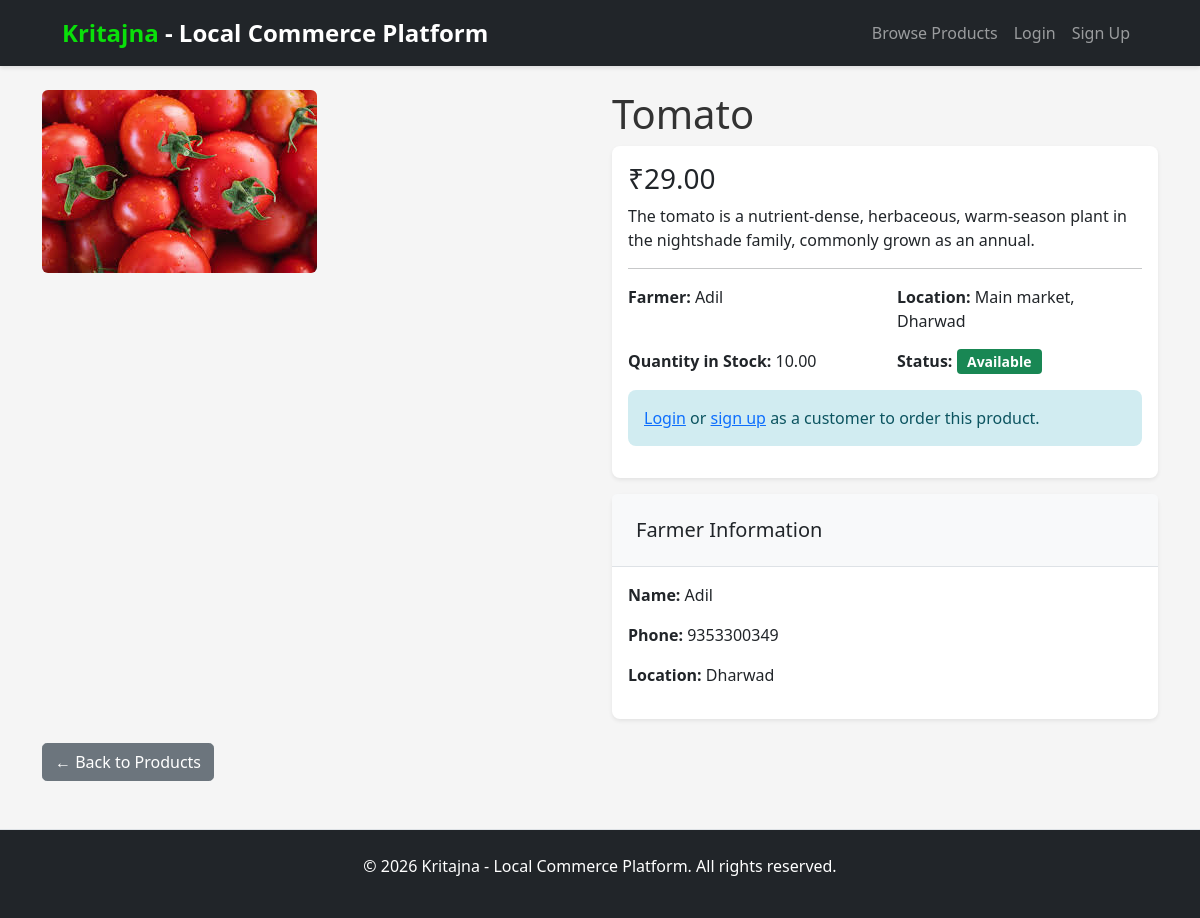
Page /products/12/ on the earlier database version.
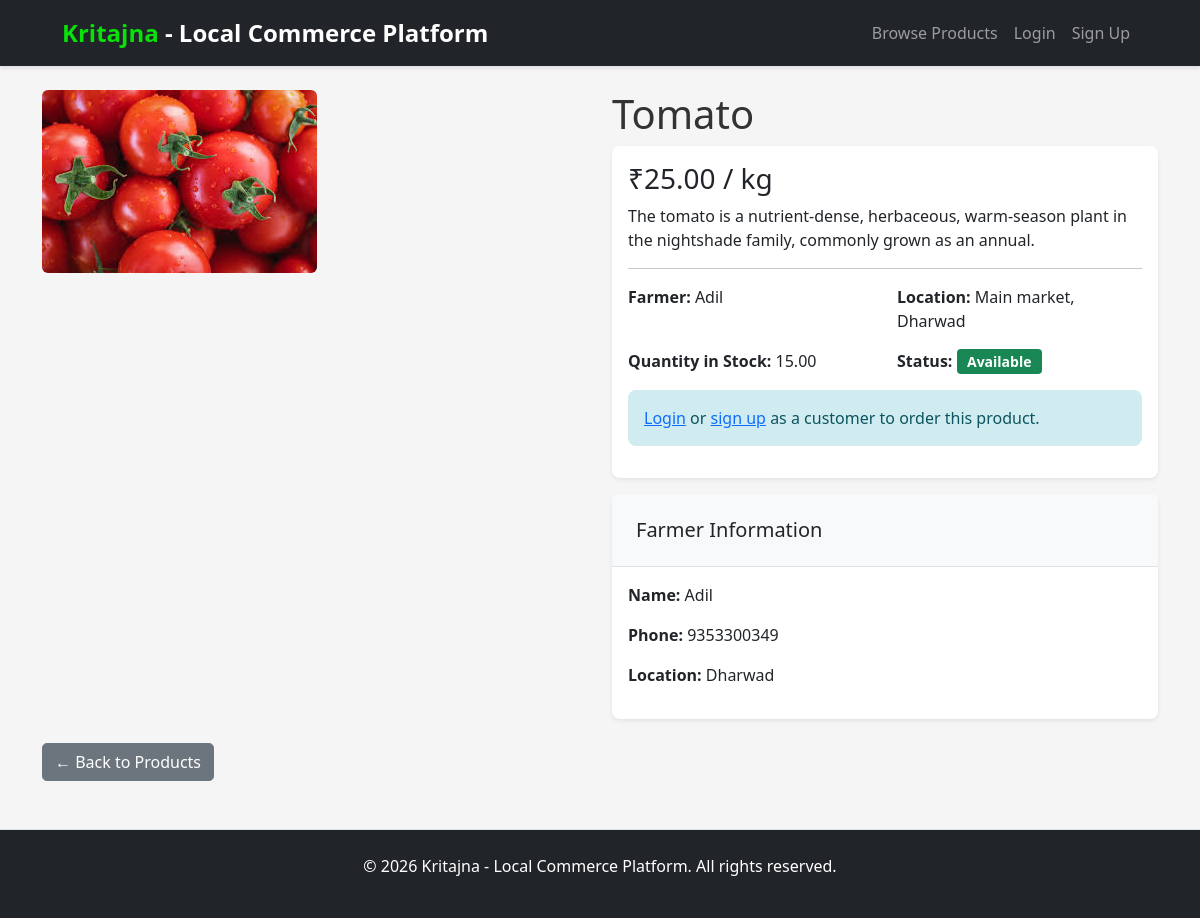
Same page on the later database version.
### products/models.py (models this page shows, shortened)
class Product(models.Model):
    farmer = models.ForeignKey(User, on_delete=models.CASCADE, limit_choices_to={'role': 'farmer'}, related_name='products')
    name = models.CharField(max_length=200)
    description = models.TextField()
    price = models.DecimalField(max_digits=10, decimal_places=2)
    price_per_unit = models.DecimalField(max_digits=10, decimal_places=2, default=0.00)
    UNIT_KG = 'kg'
    UNIT_LITER = 'liter'
    UNIT_BUNDLE = 'bundle'
    UNIT_PIECE = 'piece'
    UNIT_CHOICES = [
        (UNIT_KG, 'kg'),
        (UNIT_LITER, 'liter'),
        (UNIT_BUNDLE, 'bundle'),
        (UNIT_PIECE, 'piece'),
    ]
    unit = models.CharField(max_length=20, choices=UNIT_CHOICES, default=UNIT_KG)
    unit_obj = models.ForeignKey('Unit', on_delete=models.SET_NULL, null=True, blank=True, related_name='products')
    quantity = models.DecimalField(max_digits=10, decimal_places=2, default=0)
    location = models.CharField(max_length=255)
    image = models.ImageField(upload_to='products/', blank=True, null=True)
    sold_out = models.BooleanField(default=False)
    created_at = models.DateTimeField(auto_now_add=True)
    updated_at = models.DateTimeField(auto_now=True)
    category = models.ForeignKey('Category', on_delete=models.SET_NULL, null=True, blank=True, related_name='products')
    class Meta:
        ordering = ['-created_at']

class Unit(models.Model):
    name = models.CharField(max_length=50, unique=True)
    slug = models.SlugField(max_length=60, unique=True)
    code = models.CharField(max_length=10, blank=True, null=True)
    class Meta:
        ordering = ['name']

### users/models.py (models this page shows, shortened)
class User(AbstractUser):
    ROLE_CHOICES = [
        ('customer', 'Customer'),
        ('farmer', 'Farmer'),
        ('delivery_partner', 'Delivery Partner'),
    ]
    role = models.CharField(max_length=20, choices=ROLE_CHOICES, default='customer')
    location = models.CharField(max_length=255, blank=True)
    phone_number = models.CharField(max_length=15, blank=True)
    farmer_id = models.CharField(max_length=50, unique=True, blank=True, null=True)
    subscription_paid = models.BooleanField(default=False)
    subscription_amount = models.DecimalField(max_digits=10, decimal_places=2, default=0.00)
    subscription_date = models.DateTimeField(null=True, blank=True)
    class Meta:
        verbose_name = "User"
        verbose_name_plural = "Users"

### products/views.py (the view)
# urls.py: path('<int:pk>/', views.product_detail, name='product_detail'),
def product_detail(request, pk):
    product = get_object_or_404(Product, pk=pk)
    context = {'product': product}
    return render(request, 'products/detail.html', context)

### kritajna/context_processors.py (called while the page is built)
def cart_item_count(request):
    count = 0
    try:
        if request.user.is_authenticated and getattr(request.user, 'role', None) == 'customer':
            cart, _ = Cart.objects.get_or_create(user=request.user)
            count = cart.items.count()
    except Exception:
        count = 0
    return {'cart_item_count': count}

### templates/products/detail.html (shortened to what this page needs)
{% extends 'base.html' %}
{% block content %}
<div class="row">
    <div class="col-md-6">
        {% if product.image %}
            <img src="{{ product.image.url }}" class="img-fluid rounded" alt="{{ product.name }}">
        {% else %}
            <div class="bg-light rounded d-flex align-items-center justify-content-center" style="height: 400px;">
                <span class="text-muted">📦 No Image Available</span>
            </div>
        {% endif %}
    </div>
    <div class="col-md-6">
        <h1>{{ product.name }}</h1>
        <div class="card mb-3">
            <div class="card-body">
                <h3 class="card-title">
                    {% if product.price_per_unit and product.price_per_unit > 0 %}
                        ₹{{ product.price_per_unit }} / {% if product.unit_obj %}{{ product.unit_obj.code|default:product.unit_obj.name }}{% else %}{{ product.unit }}{% endif %}
                    {% else %}
                        ₹{{ product.price }}
                    {% endif %}
                </h3>
                <p class="card-text">{{ product.description }}</p>
                <hr>
                <div class="row mb-3">
                    <div class="col-md-6">
                        <strong>Farmer:</strong> {{ product.farmer.username }}
                    </div>
                    <div class="col-md-6">
                        <strong>Location:</strong> {{ product.location }}
                    </div>
                </div>
                <div class="row mb-3">
                    <div class="col-md-6">
                        <strong>Quantity in Stock:</strong> {{ product.quantity }}
                    </div>
                    <div class="col-md-6">
                        <strong>Status:</strong>
                        {% if product.sold_out %}
                            <span class="badge bg-danger">Sold Out</span>
                        {% else %}
                            <span class="badge bg-success">Available</span>
                        {% endif %}
                    </div>
                </div>
                {% if user.is_authenticated and user.role == 'customer' and not product.sold_out %}
                    <form method="post" action="{% url 'add_to_cart' product.id %}">
                        {% csrf_token %}
                        <div class="mb-3">
                            <label for="quantity" class="form-label">Quantity:</label>
                            <input type="number" id="quantity" name="quantity" step="0.01" min="0.01" max="{{ product.quantity }}" value="1" class="form-control" required>
                            <input type="hidden" name="product_id" value="{{ product.id }}">
                        </div>
                        <button type="submit" class="btn btn-success btn-lg w-100">Add to Cart</button>
                    </form>
                {% elif not user.is_authenticated %}
                    <p class="alert alert-info">
                        <a href="{% url 'login' %}">Login</a> or <a href="{% url 'signup' %}">sign up</a> as a customer to order this product.
                    </p>
                {% elif product.sold_out %}
                    <p class="alert alert-warning">This product is currently sold out.</p>
                {% endif %}
            </div>
        </div>
        <div class="card">
            <div class="card-header">
                <h5 class="mb-0">Farmer Information</h5>
            </div>
            <div class="card-body">
                <p><strong>Name:</strong> {{ product.farmer.get_full_name|default:product.farmer.username }}</p>
                <p><strong>Phone:</strong> {{ product.farmer.phone_number|default:"Not provided" }}</p>
                <p><strong>Location:</strong> {{ product.farmer.location }}</p>
            </div>
        </div>
    </div>
</div>
<div class="row mt-4">
    <div class="col-md-12">
        <a href="{% url 'browse_products' %}" class="btn btn-secondary">← Back to Products</a>
    </div>
</div>
{% endblock %}

Differences in the rows shown:
changed Product "Tomato": price_per_unit (not shown) → "25.00"; unit_obj.code (not shown) → "kg"; quantity "10.00" → "15.00"; price "29.00" → (not shown)
